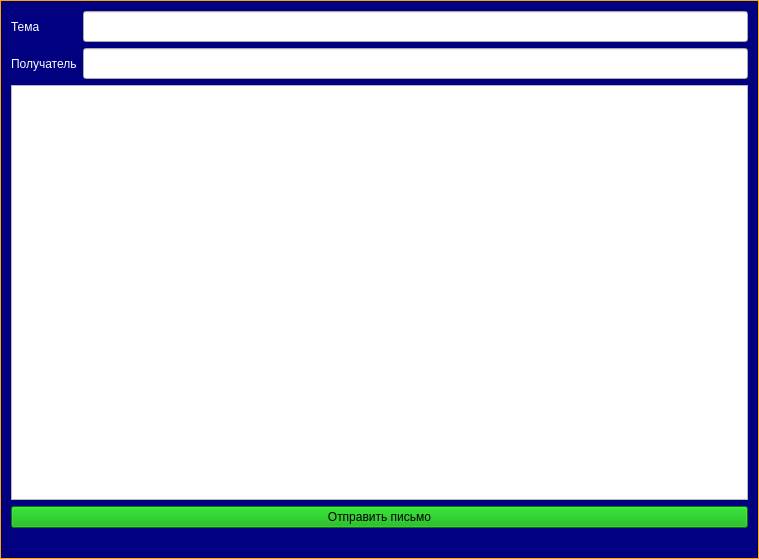
<?xml version="1.0" encoding="UTF-8"?>
<ui version="4.0">
 <class>write_message_form</class>
 <widget class="QWidget" name="write_message_form">
  <property name="geometry">
   <rect>
    <x>0</x>
    <y>0</y>
    <width>759</width>
    <height>559</height>
   </rect>
  </property>
  <property name="windowTitle">
   <string>Form</string>
  </property>
  <property name="styleSheet">
   <string notr="true">QWidget#write_message_form {background-color: qlineargradient(spread:pad, x1:1, y1:0, x2:1, y2:0, stop:1 rgba(0, 0, 128, 255));;}
QWidget#write_message_form {border: 1px solid orange;}</string>
  </property>
  <layout class="QGridLayout" name="gridLayout">
   <item row="0" column="0">
    <widget class="QLabel" name="label">
     <property name="styleSheet">
      <string notr="true">font: 14pt &quot;MS Serif&quot;;
color: rgb(255, 255, 255);</string>
     </property>
     <property name="text">
      <string>Тема</string>
     </property>
    </widget>
   </item>
   <item row="1" column="1">
    <widget class="QLineEdit" name="input_receiver">
     <property name="font">
      <font>
       <family>Bahnschrift SemiBold</family>
       <pointsize>12</pointsize>
       <weight>75</weight>
       <bold>true</bold>
      </font>
     </property>
    </widget>
   </item>
   <item row="5" column="0" colspan="2">
    <widget class="QLabel" name="lbl_error">
     <property name="styleSheet">
      <string notr="true">color: rgb(255, 0, 0);
font: 14pt &quot;MS Serif&quot;;</string>
     </property>
     <property name="text">
      <string/>
     </property>
     <property name="alignment">
      <set>Qt::AlignCenter</set>
     </property>
    </widget>
   </item>
   <item row="0" column="1">
    <widget class="QLineEdit" name="input_title">
     <property name="font">
      <font>
       <family>Bahnschrift SemiBold</family>
       <pointsize>12</pointsize>
       <weight>75</weight>
       <bold>true</bold>
      </font>
     </property>
    </widget>
   </item>
   <item row="1" column="0">
    <widget class="QLabel" name="label_2">
     <property name="styleSheet">
      <string notr="true">font: 14pt &quot;MS Serif&quot;;
color: rgb(255, 255, 255);</string>
     </property>
     <property name="text">
      <string>Получатель</string>
     </property>
    </widget>
   </item>
   <item row="2" column="0" colspan="2">
    <widget class="QTextBrowser" name="write_message">
     <property name="font">
      <font>
       <family>Tahoma</family>
       <pointsize>11</pointsize>
      </font>
     </property>
     <property name="readOnly">
      <bool>false</bool>
     </property>
     <property name="html">
      <string>&lt;!DOCTYPE HTML PUBLIC &quot;-//W3C//DTD HTML 4.0//EN&quot; &quot;http://www.w3.org/TR/REC-html40/strict.dtd&quot;&gt;
&lt;html&gt;&lt;head&gt;&lt;meta name=&quot;qrichtext&quot; content=&quot;1&quot; /&gt;&lt;style type=&quot;text/css&quot;&gt;
p, li { white-space: pre-wrap; }
&lt;/style&gt;&lt;/head&gt;&lt;body style=&quot; font-family:'Tahoma'; font-size:11pt; font-weight:400; font-style:normal;&quot;&gt;
&lt;p style=&quot;-qt-paragraph-type:empty; margin-top:0px; margin-bottom:0px; margin-left:0px; margin-right:0px; -qt-block-indent:0; text-indent:0px; font-size:10pt;&quot;&gt;&lt;br /&gt;&lt;/p&gt;&lt;/body&gt;&lt;/html&gt;</string>
     </property>
    </widget>
   </item>
   <item row="4" column="0" colspan="2">
    <widget class="QPushButton" name="btn_send_message">
     <property name="styleSheet">
      <string notr="true">font: 14pt &quot;MS Serif&quot;;
background-color: rgb(0, 170, 0);</string>
     </property>
     <property name="text">
      <string>Отправить письмо</string>
     </property>
    </widget>
   </item>
  </layout>
 </widget>
 <resources/>
 <connections/>
</ui>
